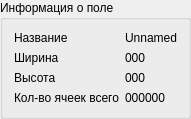
<?xml version="1.0" encoding="UTF-8"?>
<ui version="4.0">
 <class>FieldInfoBox</class>
 <widget class="QGroupBox" name="FieldInfoBox">
  <property name="geometry">
   <rect>
    <x>0</x>
    <y>0</y>
    <width>174</width>
    <height>111</height>
   </rect>
  </property>
  <property name="windowTitle">
   <string>Информация о поле</string>
  </property>
  <property name="title">
   <string>Информация о поле</string>
  </property>
  <layout class="QFormLayout" name="formLayout">
   <item row="0" column="0">
    <widget class="QLabel" name="label">
     <property name="text">
      <string>Название</string>
     </property>
    </widget>
   </item>
   <item row="0" column="1">
    <widget class="QLabel" name="label_Name">
     <property name="text">
      <string>Unnamed</string>
     </property>
    </widget>
   </item>
   <item row="1" column="0">
    <widget class="QLabel" name="label_3">
     <property name="text">
      <string>Ширина</string>
     </property>
    </widget>
   </item>
   <item row="1" column="1">
    <widget class="QLabel" name="label_Width">
     <property name="text">
      <string>000</string>
     </property>
    </widget>
   </item>
   <item row="2" column="0">
    <widget class="QLabel" name="label_5">
     <property name="text">
      <string>Высота</string>
     </property>
    </widget>
   </item>
   <item row="2" column="1">
    <widget class="QLabel" name="label_Height">
     <property name="text">
      <string>000</string>
     </property>
    </widget>
   </item>
   <item row="3" column="0">
    <widget class="QLabel" name="label_7">
     <property name="text">
      <string>Кол-во ячеек всего</string>
     </property>
    </widget>
   </item>
   <item row="3" column="1">
    <widget class="QLabel" name="label_CellsTotal">
     <property name="text">
      <string>000000</string>
     </property>
    </widget>
   </item>
  </layout>
 </widget>
 <resources/>
 <connections/>
</ui>
